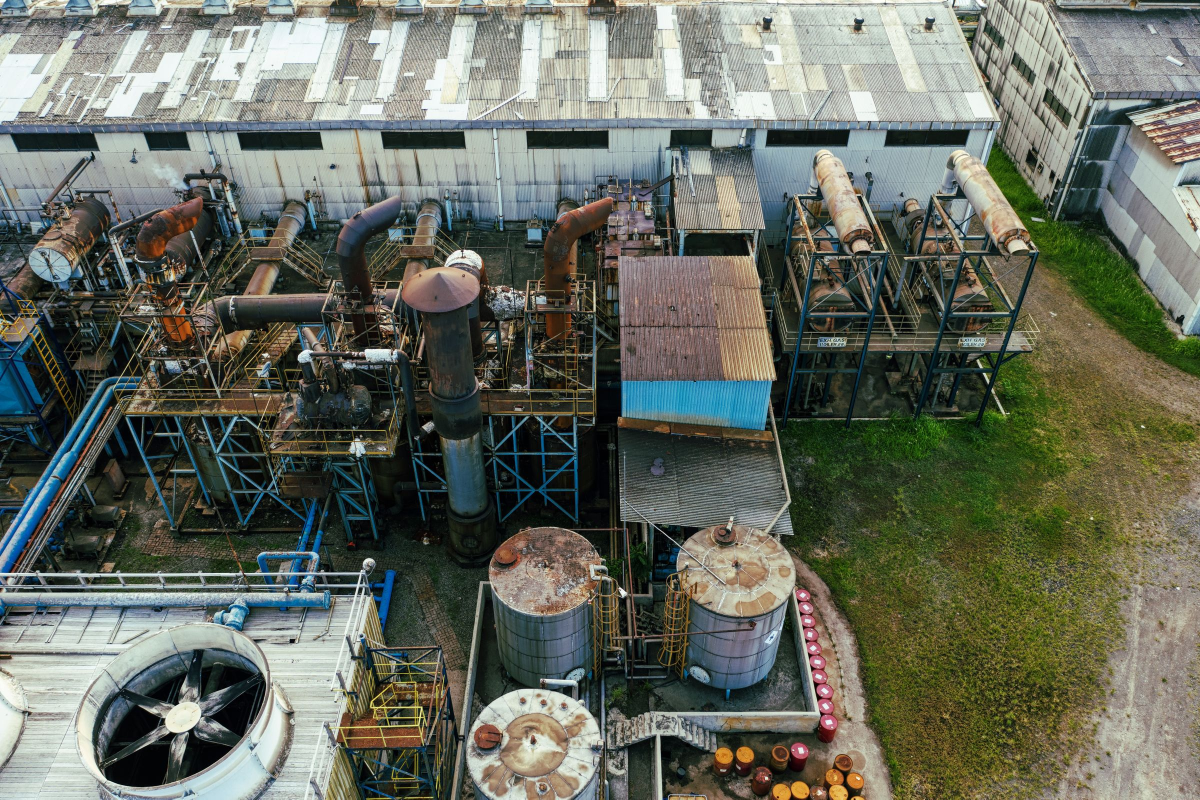
#> input picture tools/sources/cand-chimie2.jpg, 2400 x 1599 px (shown at 1/2 size)
$ python -i grade.py   (imports and definitions only)
#> lines starting #> are read from the running program, lines starting #| are printed output that depends on the picture
#> further down, picture is the input picture: PIL image 2400x1599 RGB; mean R, G, B 102.8, 107.4, 95.5
"""Retouche des photos de la maquette : étalonnage Atmospheric Precision et montages.

Exemples :
  python tools/grade.py grade source.jpg public/assets/photos-v2/sector-chimie.webp --size 1600x1000
  python tools/grade.py grade source.jpg out.webp --size 1200x900 --variant dark --focus 0.5,0.4
  python tools/grade.py montage fond.jpg public/assets/dropout-cutout.png out.webp --size 1600x1000 --anchor 0.7

Variantes : light (sections claires, brume pâle en haut), dark (bandeaux sombres), neutral.
--focus x,y (0-1) indique le point à garder au centre du recadrage.
"""
import argparse
import random

from PIL import Image, ImageChops, ImageEnhance, ImageFilter, ImageOps

NAVY = (24, 52, 78)      # ombres, proche du bleu profond de la maquette
ICE = (238, 245, 251)    # hautes lumières, fond pâle #f3f7fa légèrement refroidi
BLUE = (67, 149, 209)    # bleu identité #4395d1


def parse_size(value):
    w, h = value.lower().split('x')
    return int(w), int(h)


# [9 lines left out: function cover, not called in this run]


def split_tone(img, strength):
#> called with strength = 0.3
    gray = ImageOps.grayscale(img)
    toned = ImageOps.colorize(gray, black=NAVY, white=ICE, mid=(120, 150, 178))
    return Image.blend(img, toned, strength)


def grain(img, amount=7, seed=7):
    random.seed(seed)
    noise = Image.effect_noise(img.size, amount * 4).convert('L')
    noise = noise.point(lambda v: 128 + (v - 128) * 0.25)
    noise_rgb = Image.merge('RGB', (noise, noise, noise))
    return ImageChops.overlay(img, noise_rgb)


def mist(img, opacity=0.22):
    """Voile pâle descendant du haut, comme le ciel brumeux de la Hero."""
#> called with opacity = 0.22
    w, h = img.size
    mask = Image.linear_gradient('L').resize((w, h)).point(lambda v: int((255 - v) * opacity))
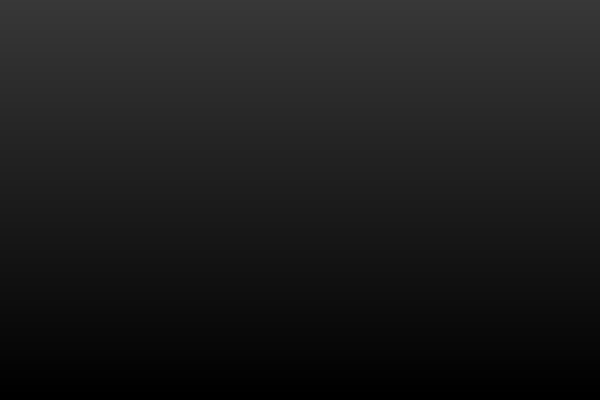
#> mask: PIL image 2400x1599 L (shown at 1/4 size); min 0, max 56, mean 27.6
    veil = Image.new('RGB', (w, h), ICE)
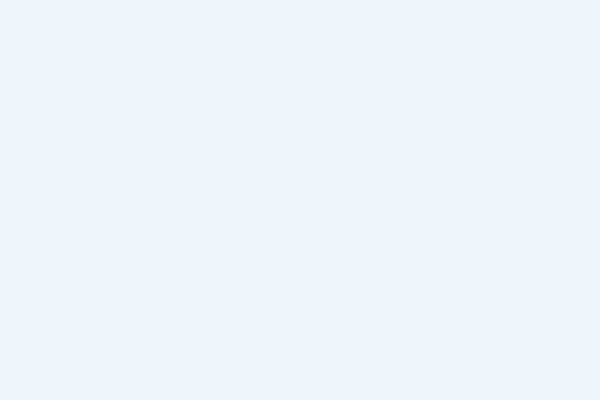
#> veil: PIL image 2400x1599 RGB (shown at 1/4 size); mean R, G, B 238, 245, 251
    return Image.composite(veil, img, mask)
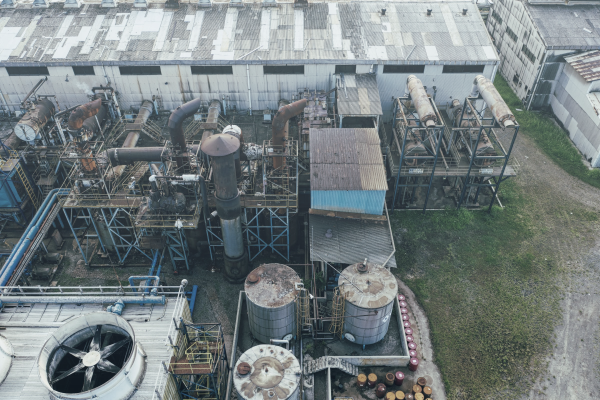
#> returned value: PIL image 2400x1599 RGB (shown at 1/4 size); mean R, G, B 116.8, 125.9, 127.5


def grade_image(img, variant='light'):
    img = img.convert('RGB')
    img = ImageEnhance.Color(img).enhance(0.72)
    if variant == 'dark':
        img = split_tone(img, 0.42)
        img = ImageEnhance.Brightness(img).enhance(0.82)
        img = ImageEnhance.Contrast(img).enhance(1.08)
    elif variant == 'light':
        img = split_tone(img, 0.30)
        img = ImageEnhance.Contrast(img).enhance(0.94)
        img = mist(img)
    else:
        img = split_tone(img, 0.25)
    # Noirs légèrement relevés : pas de noir pur dans la direction.
    img = img.point(lambda v: 14 + v * (241 / 255))
    return grain(img)
#> in grain, `noise = Image.effect_noise(img.size, amount * 4).convert('L')`:
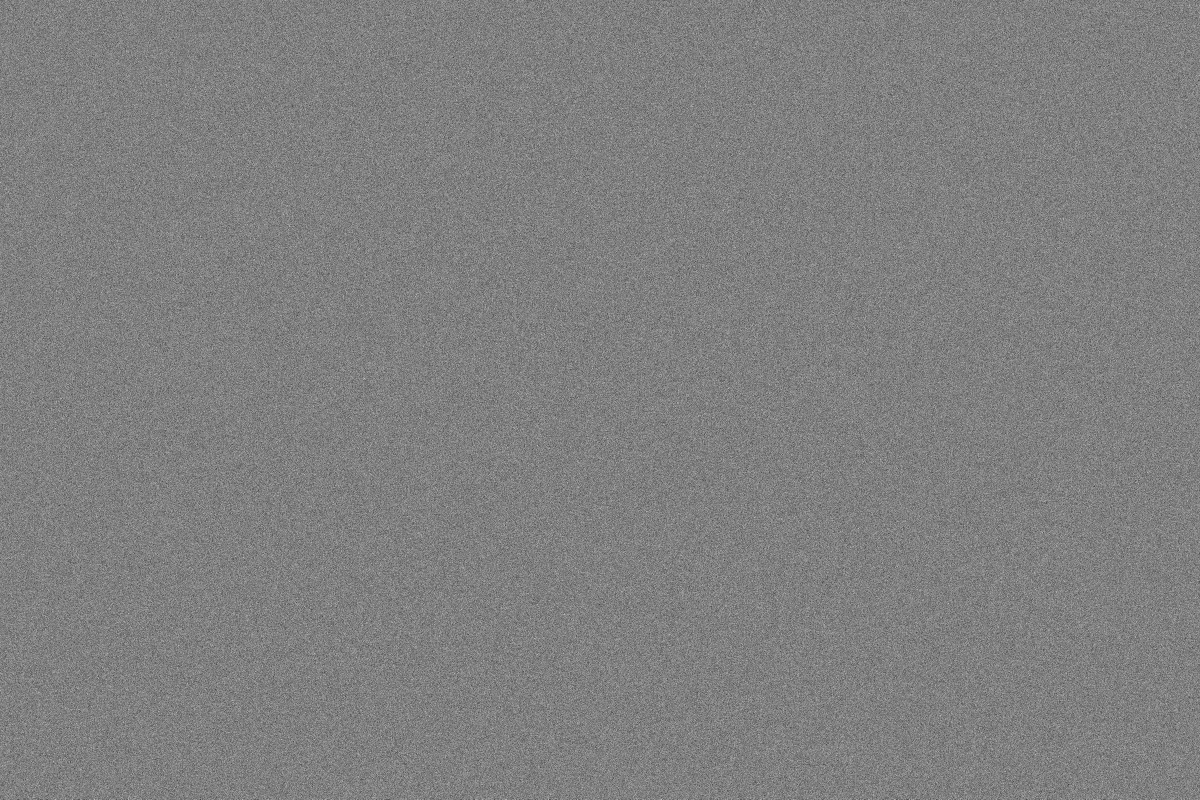
#> noise: PIL image 2400x1599 L (shown at 1/2 size); min 0, max 255, mean 127.5


# [56 lines left out: functions cmd_grade, cmd_montage, main, not called in this run]


# [2 lines not run here, left out]

>>> from PIL import Image
>>> picture = Image.open('sources/cand-chimie2.jpg')
>>> result = grade_image(picture)

$ run again, on tools/sources/cand-signal2.jpg
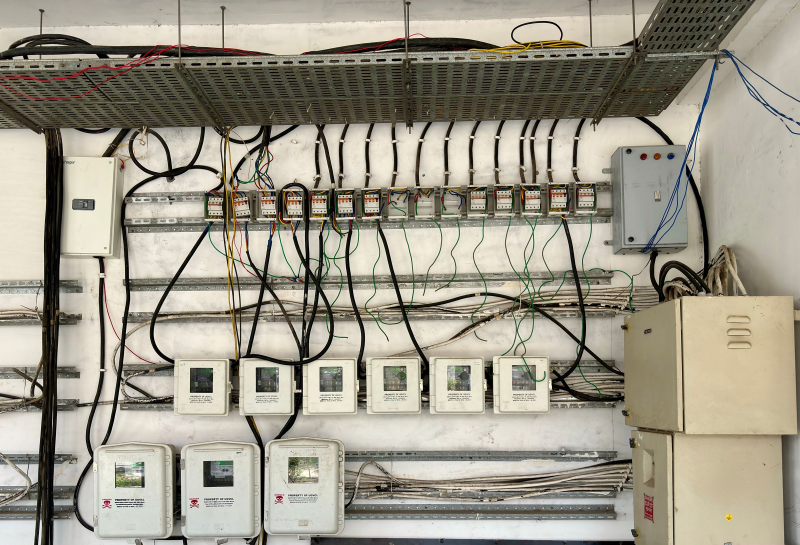
#> input picture tools/sources/cand-signal2.jpg, 2400 x 1634 px (shown at 1/3 size)
#> picture is the input picture: PIL image 2400x1634 RGB; mean R, G, B 158.1, 153, 138
#> in split_tone, `toned = ImageOps.colorize(gray, black=NAVY, white=ICE, mid=(120, 150, ..`:
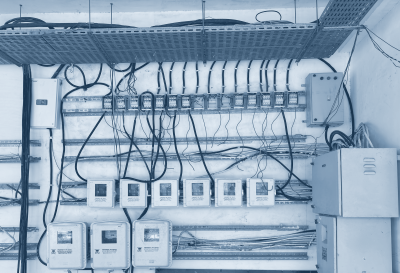
#> toned: PIL image 2400x1634 RGB (shown at 1/6 size); mean R, G, B 146.4, 167.8, 187.6
#> in mist, `return Image.composite(veil, img, mask)`:
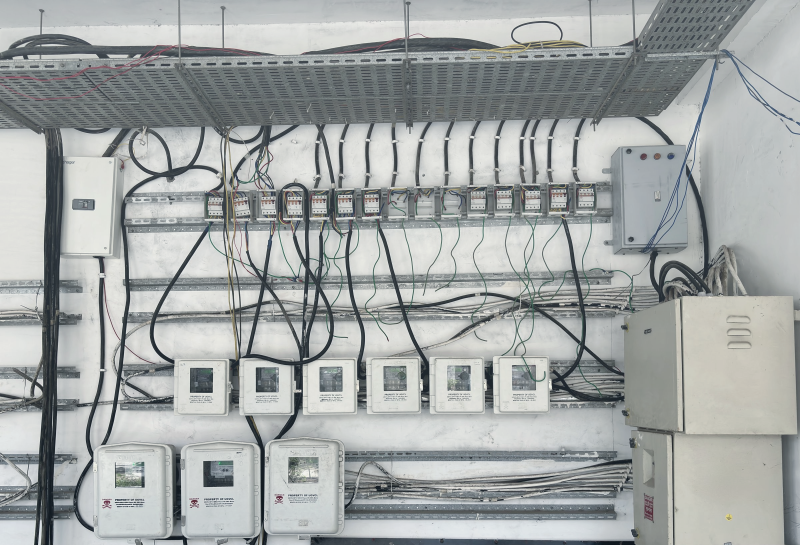
#> returned value: PIL image 2400x1634 RGB (shown at 1/3 size); mean R, G, B 162.4, 166.5, 165.7

$ run again, on tools/sources/family-signal.jpg
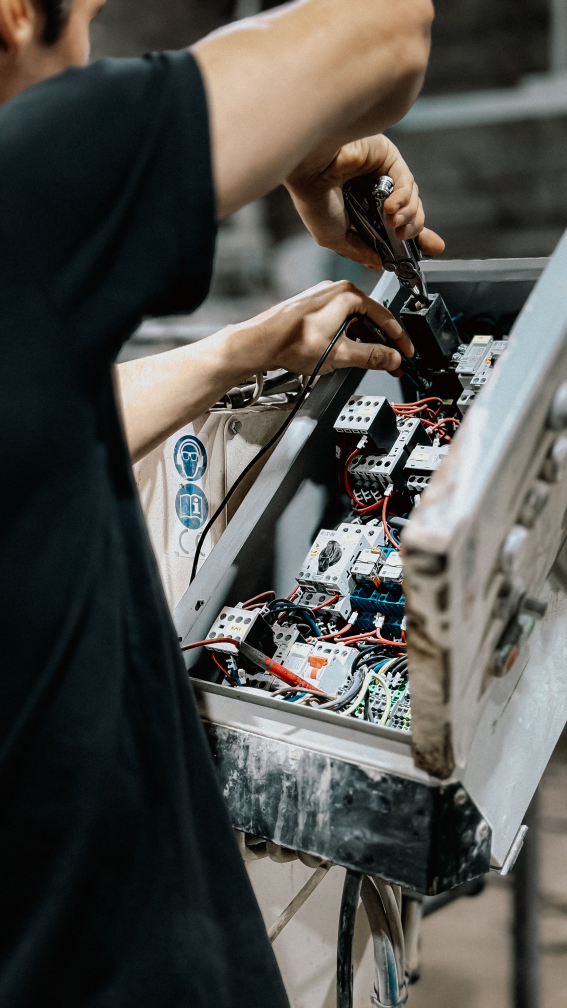
#> input picture tools/sources/family-signal.jpg, 2268 x 4032 px (shown at 1/4 size)
#> picture is the input picture: PIL image 2268x4032 RGB; mean R, G, B 80.7, 80.2, 76
#> in split_tone, `toned = ImageOps.colorize(gray, black=NAVY, white=ICE, mid=(120, 150, ..`:
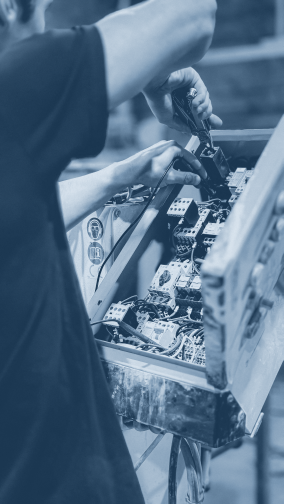
#> toned: PIL image 2268x4032 RGB (shown at 1/8 size); mean R, G, B 85.9, 112.3, 136.9
#> in mist, `return Image.composite(veil, img, mask)`:
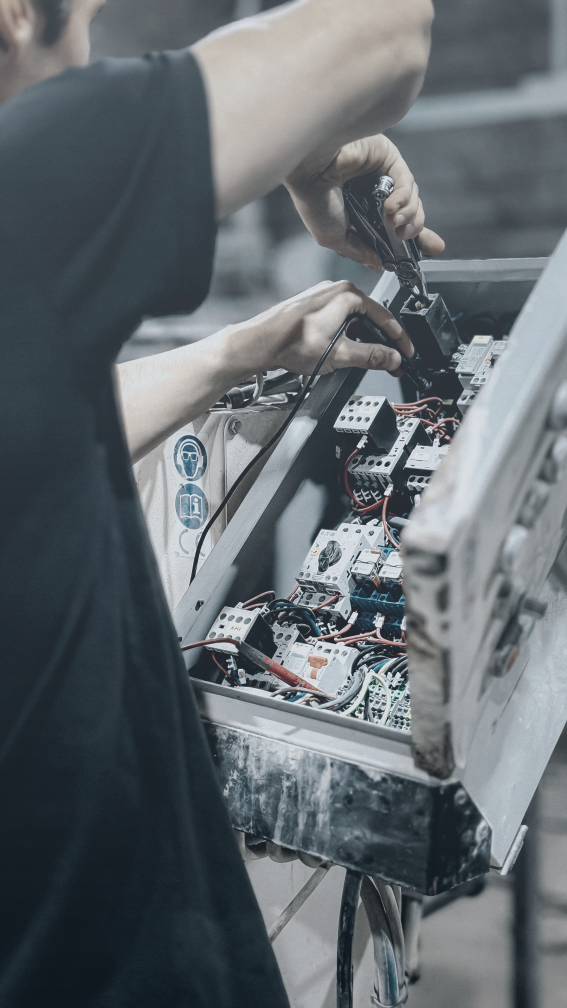
#> returned value: PIL image 2268x4032 RGB (shown at 1/4 size); mean R, G, B 97.8, 105.1, 110.3
